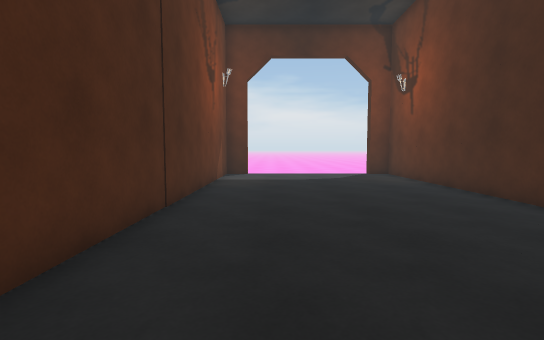
[1] (above)

17 first-person views from a walk through a Unity game level. The camera is 1.3 m above the floor, tilts 4° down and sees 85° across. The floor is counted in squares, 1 m on a side. Each view is taken from the middle of a square. On the plan, view 1 faces up. The plan holds only what a view shows up to about 14 squares ahead; the rest is blank. The place goes on beyond the plan. Some animated figures are left out.

[2]
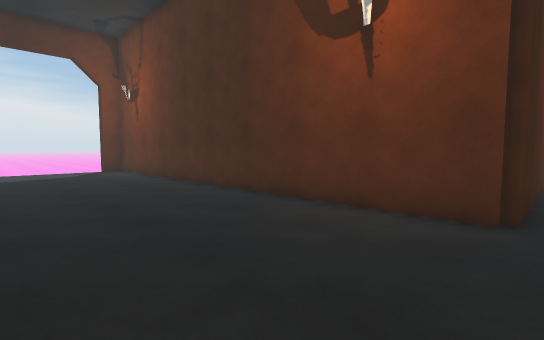

[3]
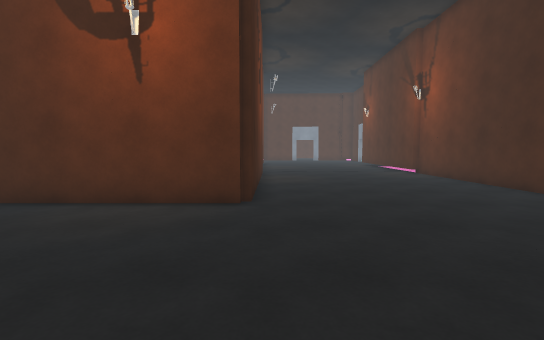

[4]
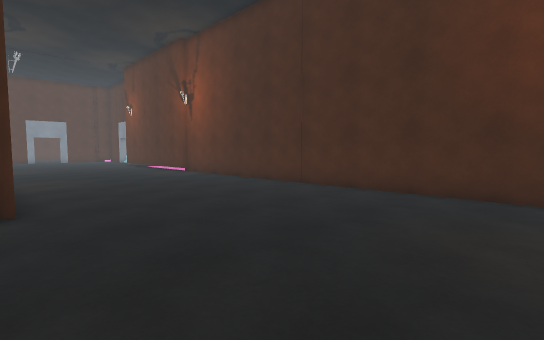

[5]
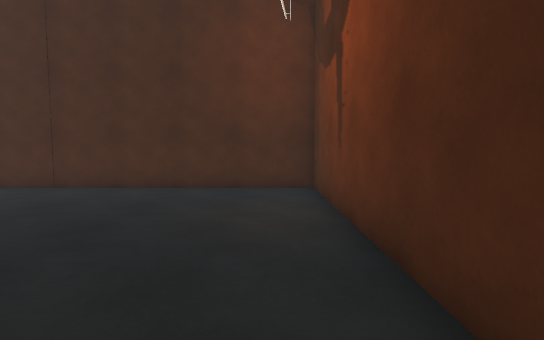

[6]
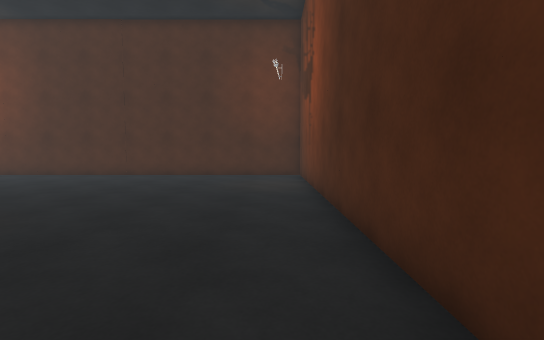

[7]
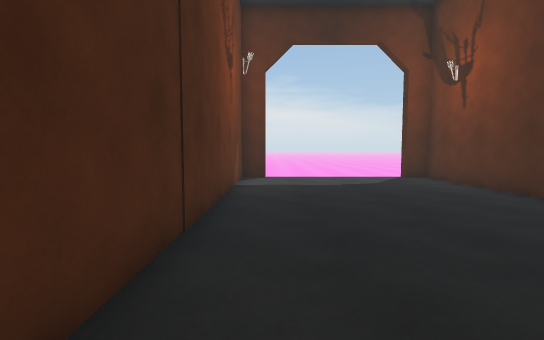

[8]
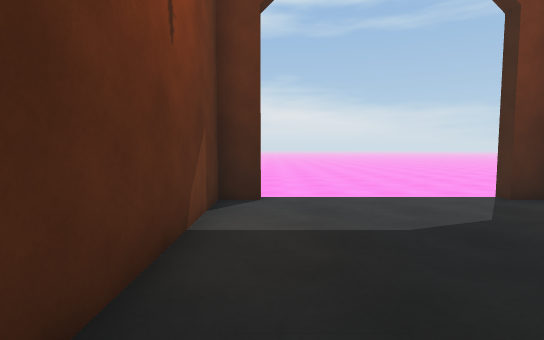

[9]
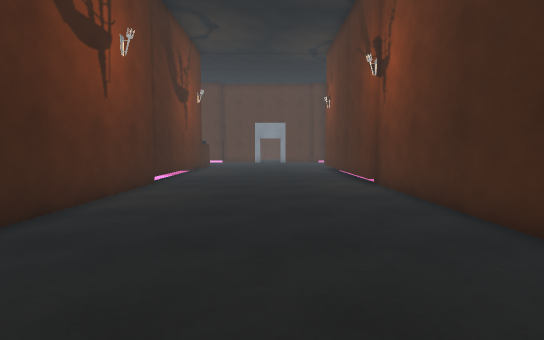

[10]
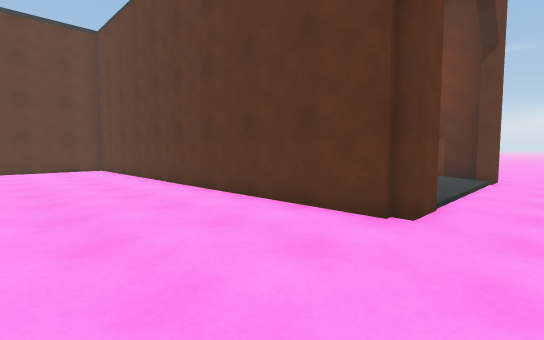

[11]
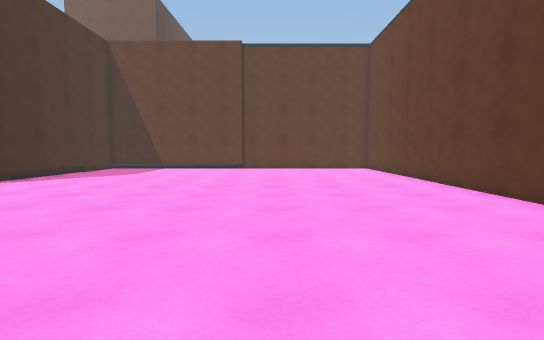

[12]
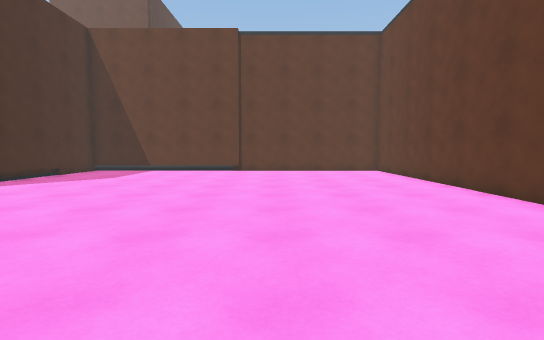

[13]
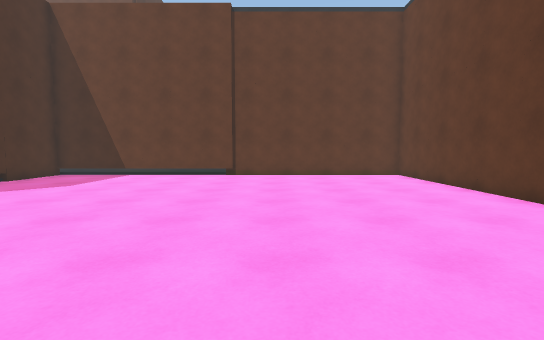

[14]
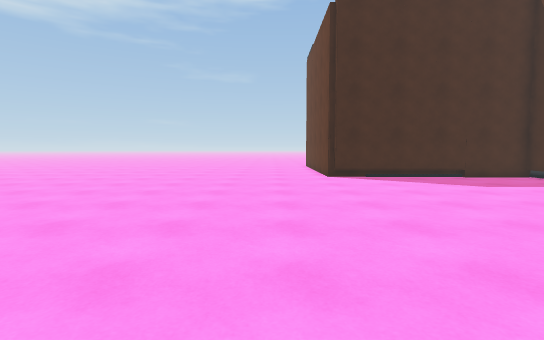

[15]
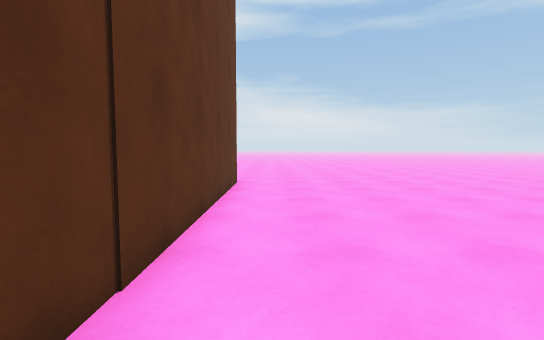

[16]
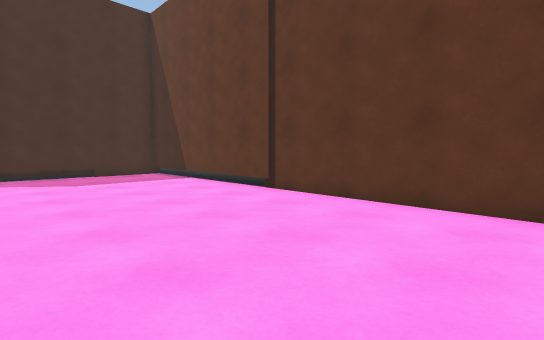

[17]
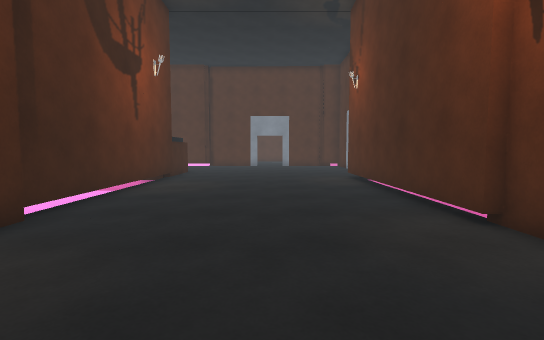

### Floor plan
Key: @ floor where view 1 was taken; # wall or solid block; . main floor; : floor 0.25 m higher than the main floor; / step, stairs or slope.
Columns run from 5 left of view 1 to 24 right of it. Each row starts with its distance up from view 1.
 18     ..........................
 17 ..............................
 16 ..##///////#..................
 15   #::::::::#..................
 14   #::::::::#..................
 13   #::::::::#..................
 12   #::::::::#..................
 11   #::::::::#..................
 10   #::::::::#..................
  9   #::::::::#..................
  8   #::::::::#..................
  7   #::::::::#.................#
  6   #::::::::#.................#
  5   #::::::::#.................#
  4   #::::::::#.................#
  3   #::::::::#.................#
  2   #::::::::#.................#
  1   #::::::::#.................#
  0   #::@:::::#.................#
 -1   #::::::::#.................#
 -2   #::::::::###################
 -3   #:::::::::::::::::::::::::::
 -4   #:::::::::::::::::::::::::::
 -5   #:::::::::::::::::::::::::::
 -6   #:::::::::::::::::::::::::::
 -7   #:::::::::::::::::::::::::::
 -8   #:::::::::::::::::::::::::::
 -9   #:::::::::::::::::::::::::::
-10   #:::::::::::::::::::::::::::
-11   ############################
-12                      .......

Where each view was taken, in squares from view 1:
view 1: 0 up, 0 right, facing up
view 2: 3 down, 0 right, facing up-right
view 3: 3 down, 1 left, facing right
view 4: 2 down, 1 left, facing down-right
view 5: 1 down, 1 left, facing down
view 6: 4 up, 1 left, facing down
view 7: 2 up, 1 left, facing up
view 8: 8 up, 1 left, facing up
view 9: 7 down, 4 right, facing right
view 10: 18 up, 12 right, facing down-left
view 11: 18 up, 13 right, facing down
view 12: 16 up, 13 right, facing down
view 13: 13 up, 13 right, facing down
view 14: 10 up, 10 right, facing right
view 15: 4 up, 8 right, facing up
view 16: 5 up, 8 right, facing down-right
view 17: 7 down, 10 right, facing right
